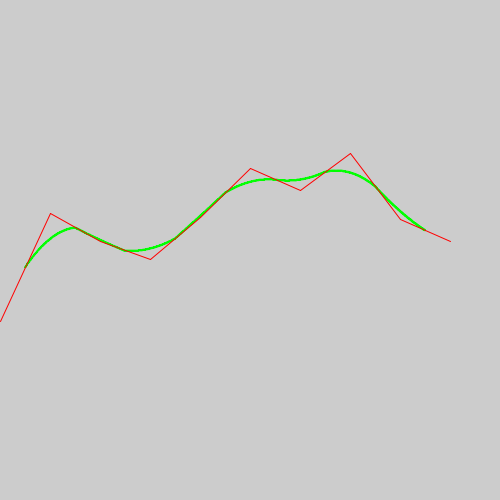
Frame 1 (no input)
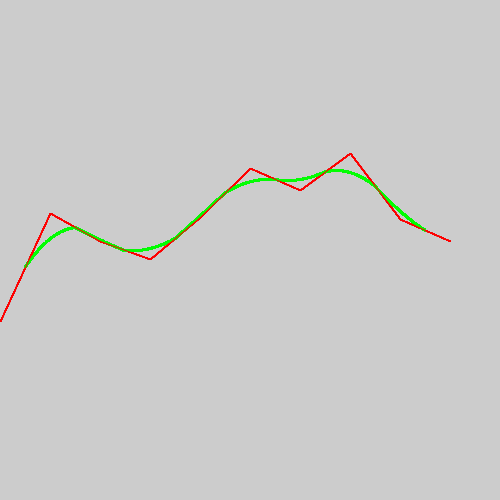
Frame 60 (the mouse pressed at the canvas centre just before this capture)
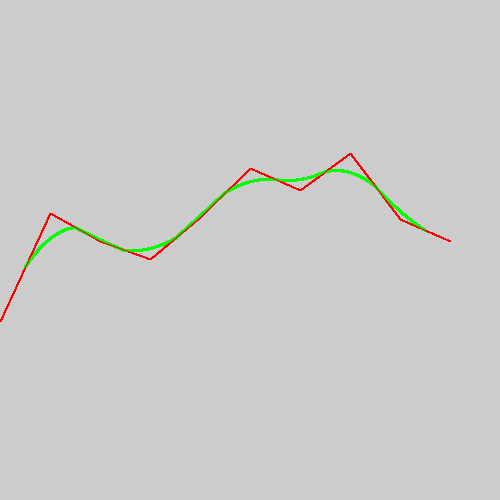
Frame 120 (the mouse held since frame 60 and released just before this capture)

The Processing sketch that drew these frames (run headless with seeded random() and noise(); from frame 60 on, the mouse is pressed at the canvas centre):

// Processing sketch: vectorSmoothing
// ── vectorSmoothing.pde
PVector origin = new PVector(0, 0);
PVector path1 = new PVector(random(200), random(200));
PVector path2 = new PVector(random(400), random(400));

int segments=10;
PVector[] path;

public void setup() {
  size(500, 500);

  path = new PVector[segments];

  int i;
  for (i=0; i<segments; i++)
  {
    path[i]=new PVector(50*i, 250+(random(200)-100));
  }
}

public void draw() {
  stroke(255, 0, 0);
  int j, i;



  for (j=0; j<segments-2; j++)
  {
    PVector start, end, middle;
    float m1 =path[j].mag();
    float m2 =path[j+1].mag();

    float steps = m2>m1?m2:m1;

    for (i=0; i<(steps/2); i++)
    {
      start = PVector.lerp(path[j], path[j+1], ((1/steps)*i)+0.5);
      end = PVector.lerp(path[j+1], path[j+2], ((1/steps)*i)+0.5);

      middle = PVector.lerp(start, end, (1/steps)*i);
      
      //stroke(0, 0, 255);
      //line(start.x,start.y,end.x,end.y);
      
      stroke(0, 255, 0);
      ellipse(middle.x, middle.y, 1, 1);

      //print(start);
    }
  }
  
  stroke(255, 0, 0);
  for (j=0; j<segments-1; j++)
  {
    line(path[j].x, path[j].y, path[j+1].x, path[j+1].y);
  }
}
